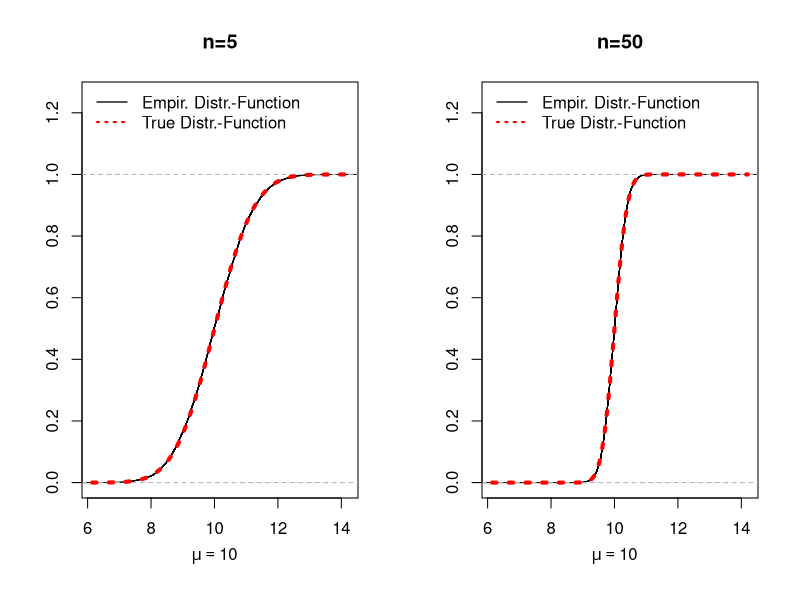
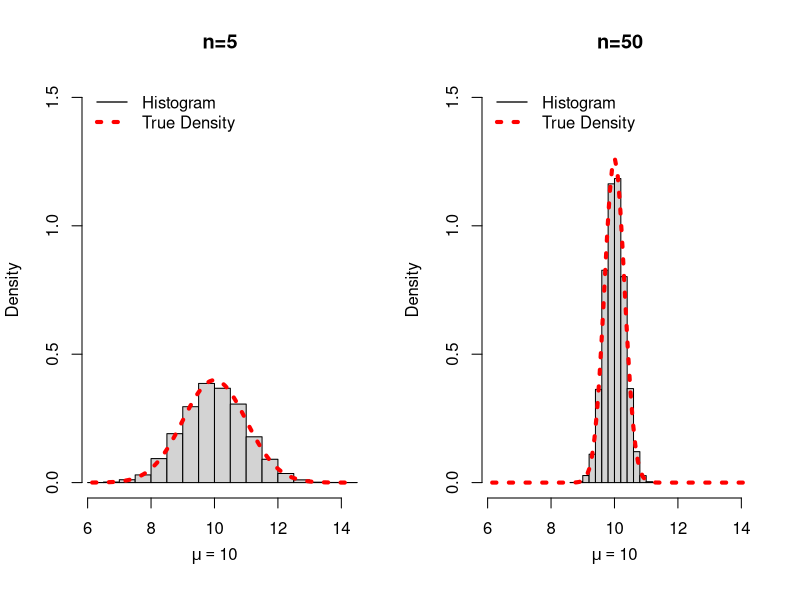

These charts were generated, in order, by the following R code:
## ---- chunk 1
## True parameter value 
mu            <- 10
## Number of Monte Carlo repetitions:
B             <- 10000
## Sequence of different sample sizes:
n_seq         <- c(5, 50)


## #############################################
## 1st Coding-Possibility: Using a for() loop ##
## #############################################

## Set seed for the random number generator to get reproducible results
set.seed(3)

# Container for the generated estimates:
estimates_mat <- matrix(NA, nrow = B, ncol = length(n_seq))

for(j in 1:length(n_seq)){
  ## select the sample size
  n <- n_seq[j]
  for(b in 1:B){
    ## generate realization of the random sample 
    X_sample <- rnorm(n = n, mean = mu, sd = sqrt(5))
    ## compute the sample mean and safe it
    estimates_mat[b,j] <- mean(X_sample)
  }
}

## ############################################
## 2nd Coding-Possibility: Using replicate() ##
## ############################################

## Set seed for the random number generator to get reproducible results
set.seed(3)

## Function that generates estimator realizations 
my_estimates_generator <- function(n){
  X_sample <- rnorm(n = n, mean = mu, sd = sqrt(5))
  ## compute the sample mean realization
  return(mean(X_sample))
}

estimates_mat <- cbind(
  replicate(B, my_estimates_generator(n = n_seq[1])),
  replicate(B, my_estimates_generator(n = n_seq[2]))
)
## ---- chunk 2
#| label: fig-ecdf
#| fig-cap: "Empirical distribution functions $\\hat{F}_{X_{n},B}$ computed from the $(B=10000)$ simulated realizations $\\bar{X}_{n,1,obs},\\dots,\\bar{X}_{n,B,obs}$ and the theoretical distribution functions for $n=5,50.$ The empirical and the theoretical distribution functions match perfectly." 
library(scales)
par(mfrow=c(1,2))
plot(ecdf(estimates_mat[,1]), main="n=5", ylab="", xlab="", col = "black", xlim = range(estimates_mat[,1]), ylim=c(0,1.25))
mtext(expression(mu==10), side = 1, at = 10, line = 2.5)
curve(pnorm(x, mean=10, sd=sqrt(5/5)), add=TRUE, col="red", lty = 3, lwd=4)
legend("topleft", legend = c("Empir. Distr.-Function", "True Distr.-Function"), col = c("black", "red"), lty = c(1, 3), lwd = c(1.3, 2), bty = "n")
##      
plot(ecdf(estimates_mat[,2]), main="n=50", ylab="", xlab="", col = "black", xlim = range(estimates_mat[,1]), ylim=c(0,1.25))
mtext(expression(mu==10), side = 1, at = 10, line = 2.5)
curve(pnorm(x, mean=10, sd=sqrt(5/50)), add=TRUE, col="red", lty = 3, lwd=4)
legend("topleft", legend = c("Empir. Distr.-Function", "True Distr.-Function"), col = c("black", "red"), lty = c(1, 3), lwd = c(1.3, 2), bty = "n")
## ---- chunk 3
#| label: fig-histdensplots
#| fig-cap: "Histrograms of $(B=10000)$ simulated realizations $\\bar{X}_{n,1,obs},\\dots,\\bar{X}_{n,B,obs}$ and true density functions for $n=5,50.$ The empirical (simulation based) histrograms and the theoretical density functions match perfectly." 
library(scales)
par(mfrow=c(1,2))
hist(estimates_mat[,1], main="n=5", xlab="",  xlim = range(estimates_mat[,1]), prob = TRUE, ylim = c(0, 1.5))
mtext(expression(mu==10), side = 1, at = 10, line = 2.5)
curve(dnorm(x, mean=10, sd=sqrt(5/5)), add=TRUE, lty = 3, lwd=4, col="red")
legend("topleft", legend = c("Histogram","True Density"), 
      col = c("black", "red"), lty = c(1,3), lwd = c(1.3, 4), bty = "n")
##
hist(estimates_mat[,2], main="n=50", xlab="",  xlim = range(estimates_mat[,1]), prob = TRUE, ylim = c(0, 1.5))
mtext(expression(mu==10), side = 1, at = 10, line = 2.5)
curve(dnorm(x, mean=10, sd=sqrt(5/50)), add=TRUE, lty = 3, lwd=4, col="red")
legend("topleft", legend = c("Histogram","True Density"), 
      col = c("black", "red"), lty = c(1,3), lwd = c(1.3, 4), bty = "n")

## ---- chunk 4
## Set seed for the random number generator to get reproducible results
set.seed(3)
## True parameter value ('theta' here 'mu')
mu            <- 10
## Number of Monte Carlo repetitions:
B             <- 10000
## Sequence of different sample sizes:
n_seq         <- c(5, 15, 50)

## Function that generates estimator realizations 
my_estimates_generator <- function(n){
  X_sample <- rnorm(n = n, mean = mu, sd = sqrt(5))
  ## compute the sample mean realization
  return(mean(X_sample))
}

estimates_mat <- cbind(
  replicate(B, my_estimates_generator(n = n_seq[1])),
  replicate(B, my_estimates_generator(n = n_seq[2])),
  replicate(B, my_estimates_generator(n = n_seq[3]))
)

## Bias of the sample mean for different sample sizes n
MC_Bias_n_seq <- apply(estimates_mat, 2, mean) - mu

## Variance of the sample mean for different sample sizes n
MC_Var_n_seq  <- apply(estimates_mat, 2, var)

## Mean squared error of the sample mean for different sample sizes n
MC_MSE_n_seq  <- apply(estimates_mat, 2, function(x){mean((x - mu)^2)})
## ---- chunk 5
#| label: tbl-mcbvmse
#| tbl-cap: Monte Carlo approximations for the true bias, true variance, and true mean squared error of sample mean.
suppressPackageStartupMessages(library("kableExtra"))
suppressPackageStartupMessages(library("tidyverse"))

MCResults <- tibble(
  "n"                  = n_seq,
  "Bias (MC-Sim) "     = round(MC_Bias_n_seq, 3),
  "Variance (MC-Sim)"  = round(MC_Var_n_seq,  2),
  "MSE (MC-Sim) "      = round(MC_MSE_n_seq,  2))
           
MCResults %>% kbl() %>%  kable_styling()
## ---- chunk 6
#| label: tbl-truebvmse
#| tbl-cap: True bias, true variance, and true mean squared error of sample mean. (Only computable in simple special cases.)
suppressPackageStartupMessages(library("kableExtra"))
suppressPackageStartupMessages(library("tidyverse"))

MCResults <- tibble(
  "n"        = n_seq,
  "Bias (true) "     = rep(0, 3),
  "Variance (true)"  = round(5/n_seq, 2),
  "MSE (true) "      = round(5/n_seq, 2))
           
MCResults %>% kbl() %>%  kable_styling()
